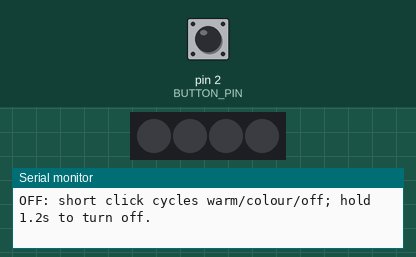
The sketch below on a simulated Arduino Uno, built with avr-gcc and run on an emulated ATmega328P. Parts: 4 RGB LEDs in strip order, left to right, the last lines printed to the serial monitor. The inputs (shaded band) are chosen by the test bench; at power-on: pin 2 (BUTTON_PIN) HIGH. Dim RGB values are drawn brighter than linear.

Above: at 1.2 s.
1.3 s: pin 2 (BUTTON_PIN) pulled LOW for 0.15 s
At 2.6 s:
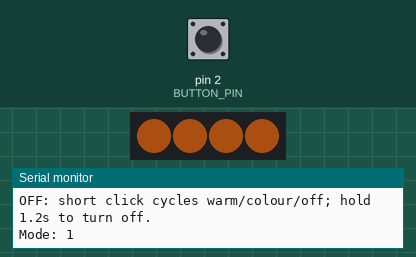
2.9 s: pin 2 (BUTTON_PIN) pulled LOW for 1 s
At 4.84 s:
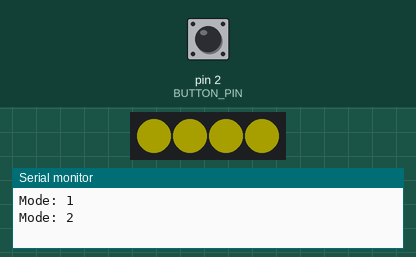
5.9 s: pin 2 (BUTTON_PIN) pulled LOW for 3.2 s
At 7.5 s:
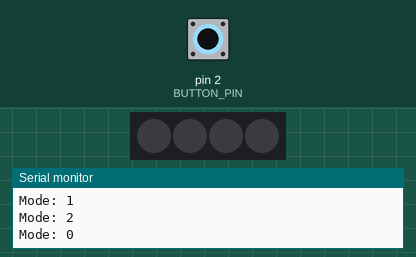
10.6 s: pin 2 (BUTTON_PIN) pulsed LOW 2 times (0.12 s each, 0.3 s apart)
At 11.62 s:
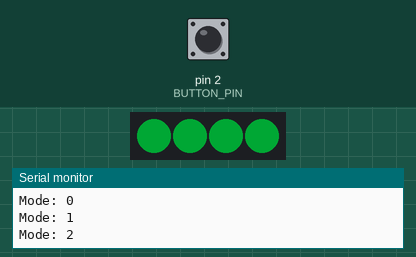
Timing chart, 0 to 25.4 s (numbered marks = the images above; inputs shaded):
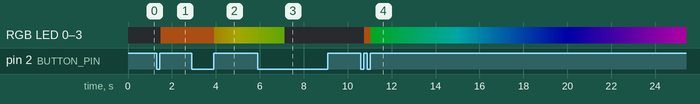

The sketch:

ChristmasStar.ino
```cpp
/* ChristmasStar — tutorial baseline: confirmed UNO R3 / ATmega328P / 5V only.
   D2 -> momentary NO button -> GND (INPUT_PULLUP)
   D6 -> 330 ohm series resistor -> 5V WS2812B RGB DIN
   5V/GND -> FOUR pixels maximum; 1000uF >=10V across their power input.
   Single power entry through UNO USB. No external supply on 5V/VIN.
   This sketch is not a hardware/electrical safety certification.
*/
#if !defined(ARDUINO_AVR_UNO)
#error "Select confirmed Arduino UNO R3 / ATmega328P; do not reuse this wiring for other boards."
#endif
#include <Adafruit_NeoPixel.h>
#include "controller.h"

constexpr uint8_t BUTTON_PIN = 2;
constexpr uint8_t DATA_PIN = 6;
constexpr uint8_t PIXEL_COUNT = 4;
constexpr uint8_t BRIGHTNESS = 48;  // 0..255, set once. Not a substitute for power sizing.
static_assert(PIXEL_COUNT >= 1 && PIXEL_COUNT <= 4, "Recalculate supply before adding pixels.");
Adafruit_NeoPixel pixels(PIXEL_COUNT, DATA_PIN, NEO_GRB + NEO_KHZ800);
StarController controller;
uint32_t lastFrame = 0;
StarController::Mode renderedMode = StarController::Off;

void setup() {
  pinMode(BUTTON_PIN, INPUT_PULLUP);
  Serial.begin(9600);
  pixels.begin();
  pixels.setBrightness(BRIGHTNESS);
  pixels.clear();
  pixels.show();
  controller.begin(millis(), digitalRead(BUTTON_PIN) == LOW);
  Serial.println(F("OFF: short click cycles warm/colour/off; hold 1.2s to turn off."));
}

void loop() {
  const uint32_t now = millis();
  controller.update(digitalRead(BUTTON_PIN) == LOW, now);
  const StarController::Mode mode = controller.mode();
  if (mode == renderedMode && uint32_t(now - lastFrame) < 20) return;
  if (mode != renderedMode) {
    Serial.print(F("Mode: "));
    Serial.println(static_cast<uint8_t>(mode));
  }
  lastFrame = now;
  renderedMode = mode;
  const uint16_t hue = static_cast<uint16_t>(((now % 30000UL) * 65535UL) / 30000UL);
  for (uint8_t i = 0; i < PIXEL_COUNT; ++i) {
    uint32_t colour = 0;
    if (mode == StarController::Warm) colour = pixels.Color(255, 120, 30);
    if (mode == StarController::Colour) colour = pixels.ColorHSV(hue, 255, 220);
    pixels.setPixelColor(i, colour);
  }
  pixels.show();
}
```

controller.h
```cpp
#ifndef CHRISTMAS_STAR_CONTROLLER_H
#define CHRISTMAS_STAR_CONTROLLER_H
#include <stdint.h>

// Independent of Arduino: the same interaction logic is exercised by the host tests.
class StarController {
 public:
  enum Mode : uint8_t { Off, Warm, Colour };
  static const uint32_t DebounceMs = 30;
  static const uint32_t LongPressMs = 1200;
  static const uint32_t IdleMs = 600000;

  void begin(uint32_t now, bool pressed) {
    mode_ = Off;
    raw_ = stable_ = pressed;
    suppressUntilRelease_ = pressed;  // Holding the button at boot must not turn the light on.
    longHandled_ = false;
    rawChanged_ = pressStarted_ = lastAction_ = now;
  }

  void update(bool pressed, uint32_t now) {
    if (pressed != raw_) { raw_ = pressed; rawChanged_ = now; }
    if (raw_ != stable_ && uint32_t(now - rawChanged_) >= DebounceMs) {
      stable_ = raw_;
      if (stable_) {
        pressStarted_ = now;
        longHandled_ = false;
      } else {
        if (suppressUntilRelease_) {
          suppressUntilRelease_ = false;
        } else if (!longHandled_) {
          mode_ = static_cast<Mode>((static_cast<uint8_t>(mode_) + 1) % 3);
        }
        lastAction_ = now;
      }
    }
    if (stable_ && !suppressUntilRelease_ && !longHandled_ &&
        uint32_t(now - pressStarted_) >= LongPressMs) {
      mode_ = Off;
      longHandled_ = true;            // The subsequent release is not a short click.
      lastAction_ = now;
    }
    if (mode_ != Off && uint32_t(now - lastAction_) >= IdleMs) mode_ = Off;
  }
  Mode mode() const { return mode_; }

 private:
  Mode mode_ = Off;
  bool raw_ = false, stable_ = false;
  bool suppressUntilRelease_ = false, longHandled_ = false;
  uint32_t rawChanged_ = 0, pressStarted_ = 0, lastAction_ = 0;
};
#endif
```

Measured:
- after the input at 1.3 s, RGB LED 0–3: off → RGB(48, 22, 5) after 0.18 s
